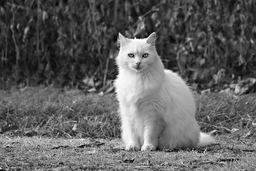
#> input picture Steganalyse/katze_encoded.png, 256 x 171 px, shrunk from 640 x 427 before the run; the run also reads 1 picture not shown here
$ python Steganalyse_HistogrammAngriff.py
#> lines starting #> are read from the running program, lines starting #| are printed output that depends on the picture
from PIL import Image
import matplotlib.pyplot as plot

img = Image.open("katze_encoded.png")
#> img is the input picture: PIL image 256x171 L; min 0, max 255, mean 96.3
img = img.convert('L')
width, height = img.size
#> width = 256; height = 171
pixel_map = img.load()
anzahlpixel = width * height
#> anzahlpixel = 43776
summepixelanzahl = 0

X = []
Ymanipuliert = []

for pixel_value in range(256):
    count = 0
    for y in range(height):
        for x in range(width):
            if pixel_map[x, y] == pixel_value:
                count += 1
    X.append(pixel_value)
    Ymanipuliert.append(count)
plot.plot(X, Ymanipuliert)

#Mittelwert für manipuliertes Bild bestimmen
for ind in range(len(Ymanipuliert)):
        summepixelanzahl = summepixelanzahl + Ymanipuliert[ind]

mittelwert_manipuliert = summepixelanzahl / len(Ymanipuliert)
print("Mittelwert(manipuliert): " + str(mittelwert_manipuliert))

#Varianz für Originalbild bestimmen
summe_abweichungen_manipuliert = 0;
for ind in range(len(Ymanipuliert)):
        summe_abweichungen_manipuliert = summe_abweichungen_manipuliert + (Ymanipuliert[ind] - mittelwert_manipuliert) ** 2

varianz_manipuliert = summe_abweichungen_manipuliert / len(Ymanipuliert)
print("Varianz(manipuliert): " + str(varianz_manipuliert))
print("Standardabweichung(manipuliert): " + str(varianz_manipuliert**0.5))

img = Image.open("katze_gs.png")
img = img.convert('L')
width, height = img.size
pixel_map = img.load()
anzahlpixel = width * height
summepixelanzahl = 0

X = []
Yoriginal = []

for pixel_value in range(256):
    count = 0
    for y in range(height):
        for x in range(width):
            if pixel_map[x, y] == pixel_value:
                count += 1
    X.append(pixel_value)
    Yoriginal.append(count)

#Mittelwert für Originalbild bestimmen
for ind in range(len(Yoriginal)):
        summepixelanzahl = summepixelanzahl + Yoriginal[ind]

mittelwert_original = summepixelanzahl / len(Yoriginal)
print("Mittelwert(Original): " + str(mittelwert_original))

#Varianz für Originalbild bestimmen
summe_abweichungen_original = 0;
for ind in range(len(Yoriginal)):
        summe_abweichungen_original = summe_abweichungen_original + (Yoriginal[ind] - mittelwert_original) ** 2

varianz_original = summe_abweichungen_original / len(Yoriginal)
print("Varianz(Original): " + str(varianz_original))
print("Standardabweichung(Original): " + str(varianz_original**0.5))
plot.fill(X, Yoriginal, 'C3')


plot.xlabel("Pixelwert")
plot.ylabel("Anzahl Pixel")
plot.savefig('histogramm.png',dpi = 100);
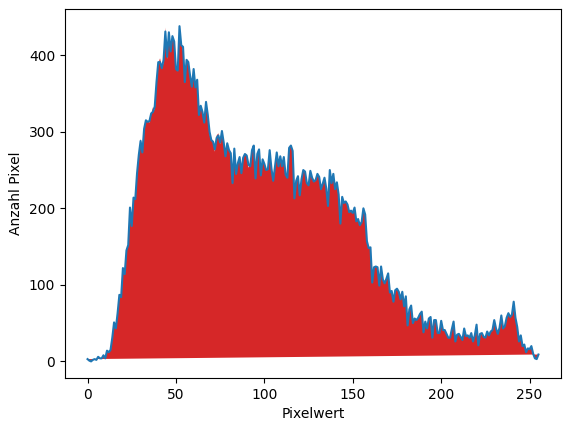
#> figure drawn by matplotlib, 1 panel; curve peaks at x = 52, y = 438
plot.show()
